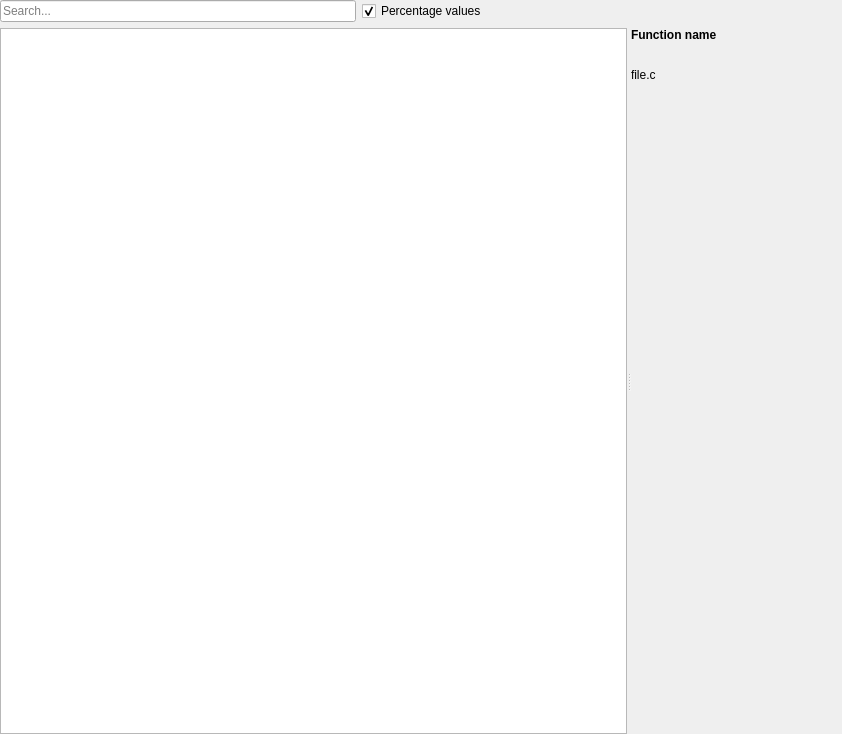
<?xml version="1.0" encoding="UTF-8"?>
<ui version="4.0">
 <class>Valgrind::Cachegrind::View</class>
 <widget class="QWidget" name="Valgrind::Cachegrind::View">
  <property name="geometry">
   <rect>
    <x>0</x>
    <y>0</y>
    <width>842</width>
    <height>734</height>
   </rect>
  </property>
  <property name="windowTitle">
   <string>Form</string>
  </property>
  <layout class="QVBoxLayout" name="verticalLayout_2">
   <property name="leftMargin">
    <number>0</number>
   </property>
   <property name="topMargin">
    <number>0</number>
   </property>
   <property name="rightMargin">
    <number>0</number>
   </property>
   <property name="bottomMargin">
    <number>0</number>
   </property>
   <item>
    <layout class="QHBoxLayout" name="horizontalLayout">
     <item>
      <widget class="QLineEdit" name="searchEdit">
       <property name="placeholderText">
        <string>Search...</string>
       </property>
       <property name="clearButtonEnabled">
        <bool>true</bool>
       </property>
      </widget>
     </item>
     <item>
      <widget class="QCheckBox" name="percenageValues">
       <property name="text">
        <string>Percentage values</string>
       </property>
       <property name="checked">
        <bool>true</bool>
       </property>
      </widget>
     </item>
     <item>
      <spacer name="horizontalSpacer">
       <property name="orientation">
        <enum>Qt::Horizontal</enum>
       </property>
       <property name="sizeHint" stdset="0">
        <size>
         <width>40</width>
         <height>20</height>
        </size>
       </property>
      </spacer>
     </item>
    </layout>
   </item>
   <item>
    <widget class="QSplitter" name="splitter">
     <property name="sizePolicy">
      <sizepolicy hsizetype="Expanding" vsizetype="Expanding">
       <horstretch>0</horstretch>
       <verstretch>0</verstretch>
      </sizepolicy>
     </property>
     <property name="orientation">
      <enum>Qt::Horizontal</enum>
     </property>
     <property name="childrenCollapsible">
      <bool>false</bool>
     </property>
     <widget class="QTreeView" name="functionsView">
      <property name="rootIsDecorated">
       <bool>false</bool>
      </property>
     </widget>
     <widget class="QWidget" name="layoutWidget">
      <layout class="QVBoxLayout" name="verticalLayout">
       <item>
        <widget class="QLabel" name="nameLabel">
         <property name="font">
          <font>
           <weight>75</weight>
           <bold>true</bold>
          </font>
         </property>
         <property name="text">
          <string notr="true">Function name</string>
         </property>
         <property name="wordWrap">
          <bool>true</bool>
         </property>
        </widget>
       </item>
       <item>
        <widget class="QLabel" name="emptyLabel">
         <property name="text">
          <string/>
         </property>
        </widget>
       </item>
       <item>
        <widget class="QLabel" name="sourceLabel">
         <property name="text">
          <string notr="true">file.c</string>
         </property>
         <property name="wordWrap">
          <bool>true</bool>
         </property>
         <property name="textInteractionFlags">
          <set>Qt::LinksAccessibleByMouse|Qt::TextSelectableByKeyboard|Qt::TextSelectableByMouse</set>
         </property>
        </widget>
       </item>
       <item>
        <spacer name="verticalSpacer">
         <property name="orientation">
          <enum>Qt::Vertical</enum>
         </property>
         <property name="sizeType">
          <enum>QSizePolicy::Expanding</enum>
         </property>
         <property name="sizeHint" stdset="0">
          <size>
           <width>75</width>
           <height>40</height>
          </size>
         </property>
        </spacer>
       </item>
      </layout>
     </widget>
    </widget>
   </item>
  </layout>
 </widget>
 <tabstops>
  <tabstop>searchEdit</tabstop>
  <tabstop>percenageValues</tabstop>
  <tabstop>functionsView</tabstop>
 </tabstops>
 <resources/>
 <connections/>
</ui>
